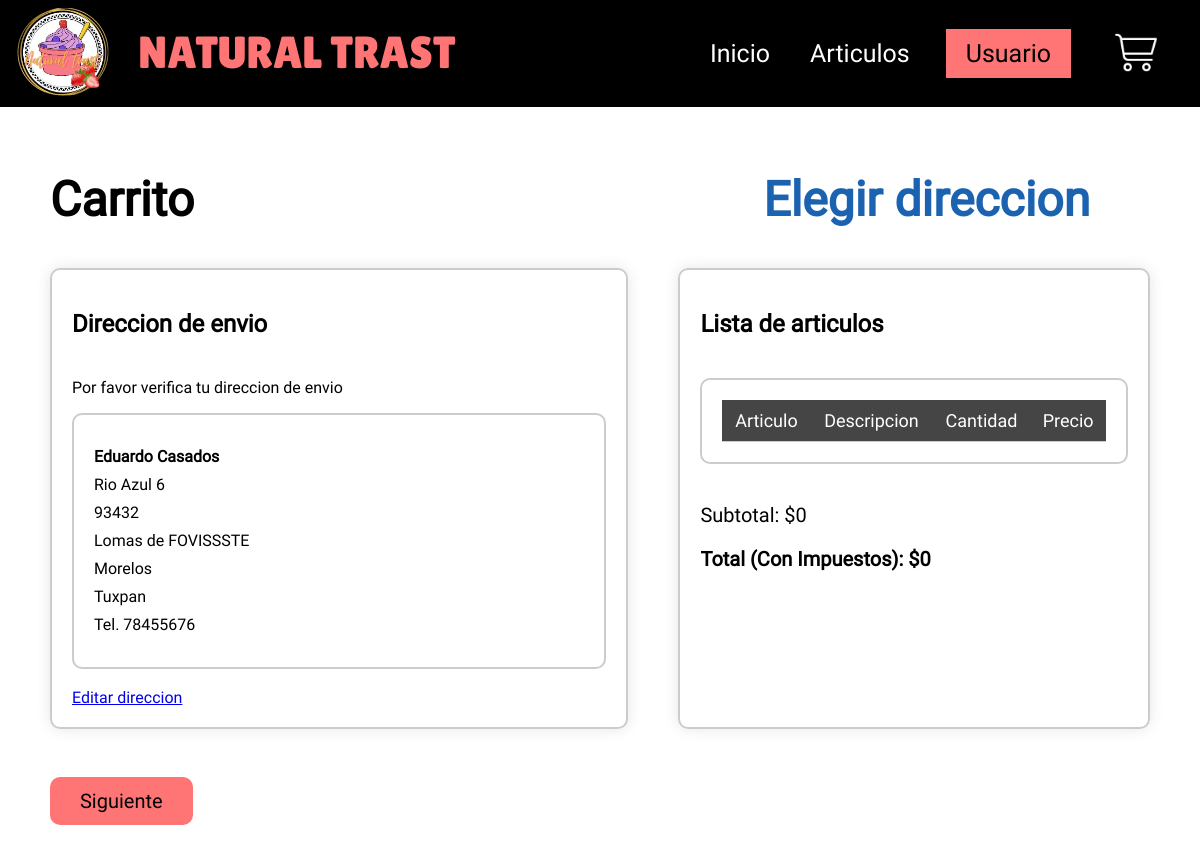
Screenshot of /address.php (signed in) with the database file from the repository.
### tables this page shows
CREATE TABLE `user` (
  `id` int(11) NOT NULL,
  `name` text NOT NULL,
  `last_name` text NOT NULL,
  `username` text NOT NULL,
  `password` text NOT NULL,
  `email` text NOT NULL
);

CREATE TABLE `address` (
  `id` int(11) NOT NULL,
  `calle` text NOT NULL,
  `num` int(11) NOT NULL,
  `codigo_pos` int(11) NOT NULL,
  `colonia` text NOT NULL,
  `estado` text NOT NULL,
  `ciudad` text NOT NULL,
  `telefono` int(11) NOT NULL,
  `user_id` int(11) NOT NULL
);

### scripts/functions.php (called while the page is built, shortened)
<?php
    function recoverUserData($conn, $table, $data_requested) {
        $userid = getUserID($conn);
        switch ($table) {
            case 'user':
                $result = $conn->query("select * from user where id='$userid';"); break;
            case 'address':
                $result = $conn->query("select * from address where user_id='$userid';"); break;
        }
        while($row = mysqli_fetch_assoc($result)){
            return $row[$data_requested];
        }
    }
    function getUserID($conn) {
        $query = $conn->query("select id from user where email='".$_SESSION["email"]."';");
        $query = mysqli_fetch_assoc($query);
        $userid = $query["id"];
        return $userid;
    }
?>

### address.php (the view, shortened to what this page needs)
<!DOCTYPE html>
<html lang="en">
<head>
    <link rel="stylesheet" href="css/address.css">
</head>
<body>
    <?php
        include_once "includes/header.php";
        include_once "scripts/db_conn.php";
    ?>
    <section class="container">
        <h1 id="page_title">Carrito</h1>
        <h1 id="page_second_title">Elegir direccion</h1>
        <div class="inner_container">
            <div id="address_container">
                <h2>Direccion de envio</h2>
                <p>Por favor verifica tu direccion de envio</p>
                <div id="user-address">
                    <p><b><?php echo recoverUserData($conn, 'user', 'name') ?> <?php echo recoverUserData($conn, 'user', 'last_name') ?></b></p>
                    <p><?php echo recoverUserData($conn, 'address', 'calle') ?> <?php echo recoverUserData($conn, 'address', 'num') ?></p>
                    <p><?php echo recoverUserData($conn, 'address', 'codigo_pos') ?></p>
                    <p><?php echo recoverUserData($conn, 'address', 'colonia') ?></p>
                    <p><?php echo recoverUserData($conn, 'address', 'estado') ?></p>
                    <p><?php echo recoverUserData($conn, 'address', 'ciudad') ?></p>
                    <p>Tel. <?php echo recoverUserData($conn, 'address', 'telefono') ?></p>
                </div>
                <br>
                <a href="userconfig.php">Editar direccion</a>
            </div>
            <div id="item_list_container">
                <h2>Lista de articulos</h2>
                <div id="item-list">
                    <table>
                        <tr>
                            <th>Articulo</th>
                            <th>Descripcion</th>
                            <th>Cantidad</th>
                            <th>Precio</th>
                        </tr>
                        <?php
                            $subtotal = 0;
                        ?>
                    </table>
                </div>
                <br>
                <p id="total-price-display">Subtotal: $<?php echo $subtotal ?></p>
                <p id="total-price-display"><b>Total (Con Impuestos): $<?php echo ($subtotal + ($subtotal*0.16)) ?></b></p>
            </div>
        </div>
        <div id="next_btn_container">
            <a href="payment.php" id="next-btn">Siguiente</a>
        </div>
    </section>
</body>
</html>

### css/address.css (style rules this page uses)
#page_title, #page_second_title { margin-top: 4rem; font-size: 3rem; display: inline-block; }
#page_second_title { float: right; transform: translateX(420px); color: #1b63b1; }
.container { margin: 80px 50px; margin-top: 0; }
h2 { margin-bottom: 40px; }
.inner_container { display: flex; }
#address_container { border: 2px solid #ccc; border-radius: 10px; box-shadow: 0 0 15px 0px rgba(0, 0, 0, 0.1); width: 50%; padding: 20px; }
#item_list_container { border: 2px solid #ccc; border-radius: 10px; box-shadow: 0 0 15px 0px rgba(0, 0, 0, 0.1); width: 40%; padding: 20px; margin-left: 50px; }
#user-address { border: 2px solid #ccc; border-radius: 10px; padding: 20px; line-height: 12px; }
#item-list { border: 2px solid #ccc; border-radius: 10px; padding: 20px; }
table { width: 100%; border-collapse: collapse; font-size: 18px; }
table tr { border-bottom: 1px solid #ccc; }
th { padding: 10px; color: #fff; background: #454545; font-weight: normal; }
#total-price-display { font-size: 20px; }
#next-btn { font-size: 20px; padding: 12px 30px; text-decoration: none; background-color: rgb(255, 117, 117); color: black; border: none; cursor: pointer; border-radius: 10px; }
#next_btn_container { margin-top: 60px; }

### css/header.css (style rules this page uses)
* { font-family: 'RobotoRegular', sans-serif; }
body { margin: 0; }

### rows the page displays
user: name "Eduardo", last_name "Casados"
address: calle "Rio Azul", num "6", codigo_pos "93432", colonia "Lomas de FOVISSSTE", estado "Morelos", ciudad "Tuxpan", telefono "78455676"

### other values shown
$subtotal "0"
$subtotal + ($subtotal*0.16) "0"
